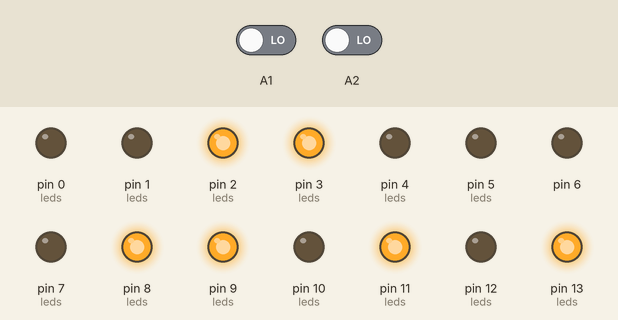
This sketch was run on a simulated Arduino Uno, built with avr-gcc and run on an emulated ATmega328P. Parts: output pins drawn as LEDs (lit = HIGH). Dashed ring = blinking. Inputs (shaded band) come from the test bench; at power-on: A1 LOW, A2 LOW.

Above: at 1.2 s.
1.3 s: A1 driven HIGH
At 2.17 s:
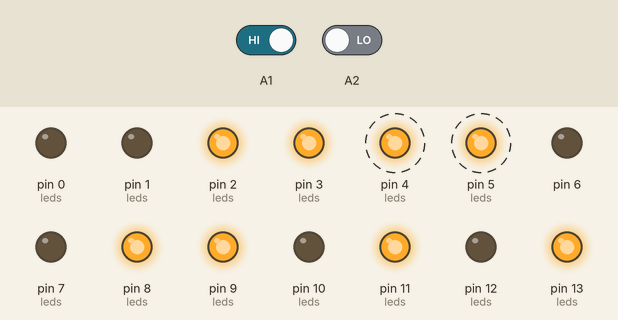
4.3 s: A2 driven HIGH
At 5.4 s:
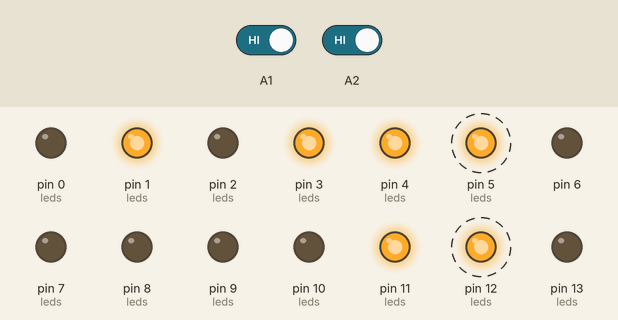
7.3 s: A1 driven LOW
At 8.42 s:
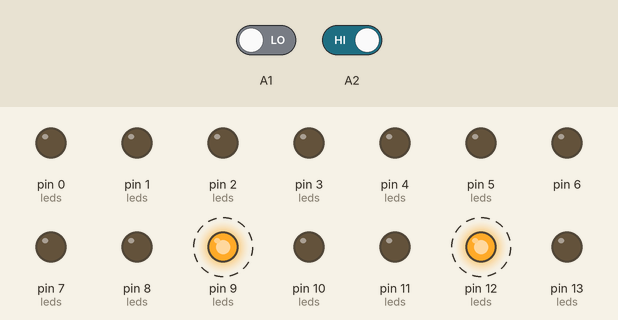
10.3 s: A1 driven HIGH
At 10.7 s:
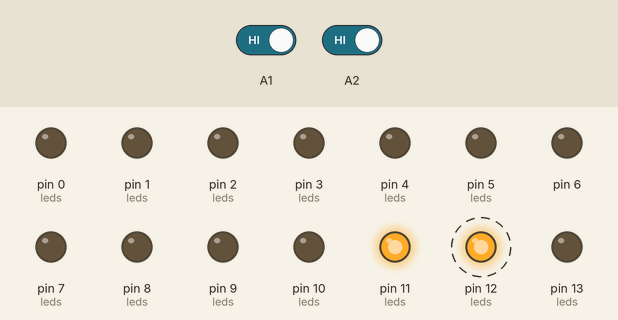
13.3 s: A2 driven LOW
At 16.2 s:
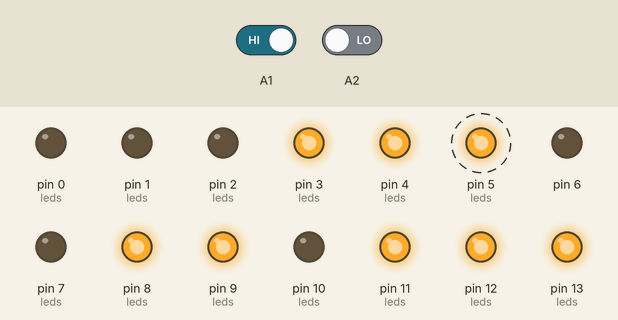
16.3 s: A2 driven HIGH
At 17.4 s:
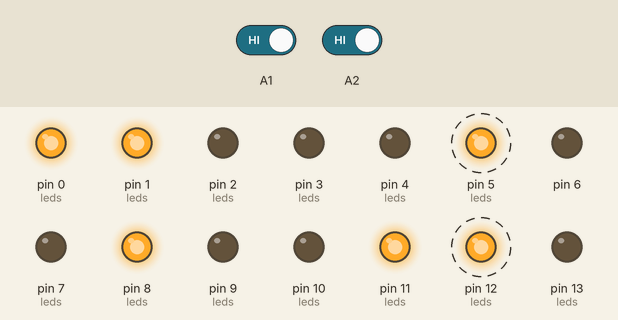
Timing chart, 0 to 22.5 s (numbered marks = the images above; inputs shaded):
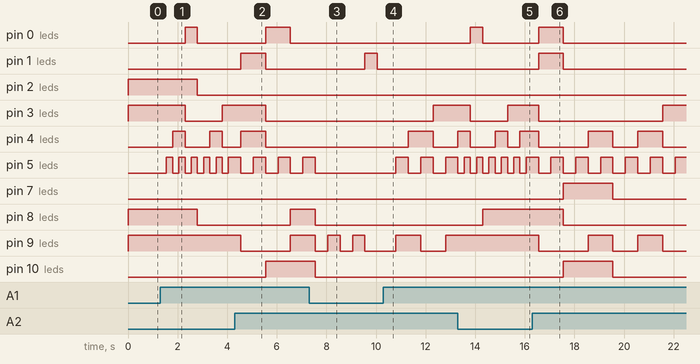

The sketch:

binary_clock_without_rtc_module.ino
```cpp
// (licence header left out)
#include <DS3231.h>

// Init the DS3231 using the hardware interface
DS3231  rtc(SDA, SCL);

// Init a Time-data structure
Time  t;


int second=0, minute=0, hour=0; //start the time on 00:00:00
int munit,hunit,valm=0,valh=0,ledstats,i;
int leds[4][4] = {
 {17,1,17,0},
 {17,13,2,3},
 {10,9,7,4},
 {11,12,8,5}
};
void setup() {
//set outputs
for(int k=0;k<=13;k++) {
  pinMode(k, OUTPUT);
  digitalWrite(k, LOW);

}
hour = 16;
minute = 54;
second=0;
}

void loop() {


static unsigned long lastTick = 0; // set up a local variable to hold the last time we moved forward one second
// (static variables are initialized once and keep their values between function calls)
// move forward one second every 1000 milliseconds

if (millis() - lastTick >= 1000) {
  lastTick = millis();
  second++;

}

// move forward one minute every 60 seconds
  if (second >= 60) {
  minute++;
  second = 0; // reset seconds to zero
}

// move forward one hour every 60 minutes
if (minute >=60) {
  hour++;
  minute = 0; // reset minutes to zero
}

if (hour >=24) {
  hour  = 0;
  minute  = 0; // reset minutes to zero
}
  munit = minute%10; //sets the variable munit and hunit for the unit digits
  hunit = hour%10;

  //minutes units
  if(munit == 1 || munit == 3 || munit == 5 || munit == 7 || munit == 9) {  digitalWrite(leds[3][3], HIGH);} else {  digitalWrite(leds[3][3],LOW);}
  if(munit == 2 || munit == 3 || munit == 6 || munit == 7) {digitalWrite(leds[2][3], HIGH);} else {digitalWrite(leds[2][3],LOW);}
  if(munit == 4 || munit == 5 || munit == 6 || munit == 7) {digitalWrite(leds[1][3], HIGH);} else {digitalWrite(leds[1][3],LOW);}
  if(munit == 8 || munit == 9) {digitalWrite(leds[0][3], HIGH);} else {digitalWrite(leds[0][3],LOW);}

  //minutes
  if((minute >= 10 && minute < 20) || (minute >= 30 && minute < 40) || (minute >= 50 && minute < 60))  {digitalWrite(leds[3][2], HIGH);} else {digitalWrite(leds[3][2],LOW);}
  if(minute >= 20 && minute < 40)  {digitalWrite(leds[2][2], HIGH);} else {digitalWrite(leds[2][2],LOW);}
  if(minute >= 40 && minute < 60) {digitalWrite(leds[1][2], HIGH);} else {digitalWrite(leds[1][2],LOW);}

  //hour units
  if(hunit == 1 || hunit == 3 || hunit == 5 || hunit == 7 || hunit == 9) {digitalWrite(leds[3][1], HIGH);} else {digitalWrite(leds[3][1],LOW);}
  if(hunit == 2 || hunit == 3 || hunit == 6 || hunit == 7) {digitalWrite(leds[2][1], HIGH);} else {digitalWrite(leds[2][1],LOW);}
  if(hunit == 4 || hunit == 5 || hunit == 6 || hunit == 7) {digitalWrite(leds[1][1], HIGH);} else {digitalWrite(leds[1][1],LOW);}
  if(hunit == 8 || hunit == 9) {digitalWrite(leds[0][1], HIGH);} else {digitalWrite(leds[0][1],LOW);}


  //hour
  if(hour >= 10 && hour < 20)  {digitalWrite(leds[3][0], HIGH);} else {digitalWrite(leds[3][0],LOW);}
  if(hour >= 20 && hour < 24)  {digitalWrite(leds[2][0], HIGH);} else {digitalWrite(leds[2][0],LOW);}

   valm = digitalRead(A1);    // add one minute when pressed
   if(valm== HIGH) {
   minute++;
   second=0;
   delay(250);
  }

  valh = digitalRead(A2);    // add one hour when pressed
   if(valh==HIGH) {
   hour++;
   second=0;
   delay(250);
  }
}
```

Measured:
- after the input at 1.3 s, pin 0 (leds): LOW → HIGH after 1.0 s, → LOW 0.50 s later; pin 2 (leds): HIGH → LOW after 1.5 s
- after the input at 4.3 s, pin 1 (leds): LOW → HIGH after 0.25 s, → LOW 1.0 s later; pin 5 (leds), pin 12 (leds): alternates HIGH for 0.50 s and LOW for 0.50 s, starting after 0.25 s; pin 8 (leds): LOW → HIGH after 2.3 s instead of 1.0 s; pin 9 (leds): HIGH → LOW after 0.25 s, → HIGH 2.0 s later; pin 10 (leds): LOW → HIGH after 1.3 s
- after the input at 7.3 s, pin 1 (leds): LOW → HIGH after 2.3 s, → LOW 0.50 s later; pin 3 (leds): stays LOW (without the input it goes to HIGH after 2.3 s); pin 4 (leds): stays LOW (without the input it goes to HIGH after 1.3 s); pin 5 (leds): goes on until 7.6 s, then stays LOW; pin 11 (leds): LOW → HIGH after 2.8 s
- after the input at 10.3 s, pin 1 (leds): stays LOW (without the input it goes to HIGH after 1.8 s); pin 3 (leds): LOW → HIGH after 2.0 s
- after the input at 13.3 s, pin 1 (leds): stays LOW (without the input it goes to HIGH after 0.50 s); pin 3 (leds): HIGH → LOW after 0.50 s instead of 1.0 s
- after the input at 16.3 s, pin 1 (leds): LOW → HIGH after 0.26 s, → LOW 1.0 s later; pin 2 (leds): stays LOW (without the input it goes to HIGH after 5.5 s)
